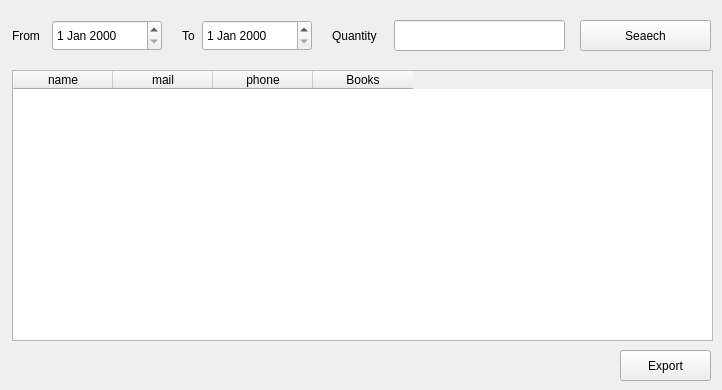
      <widget class="QWidget" name="tab_21">
       <property name="font">
        <font>
         <family>Segoe UI</family>
        </font>
       </property>
       <attribute name="title">
        <string>Client Reports</string>
       </attribute>
       <widget class="QTableWidget" name="tableWidget_11">
        <property name="geometry">
         <rect>
          <x>12</x>
          <y>70</y>
          <width>701</width>
          <height>271</height>
         </rect>
        </property>
        <property name="font">
         <font>
          <family>Segoe UI</family>
         </font>
        </property>
        <column>
         <property name="text">
          <string>name</string>
         </property>
         <property name="font">
          <font>
           <family>Segoe UI</family>
          </font>
         </property>
         <property name="textAlignment">
          <set>AlignCenter</set>
         </property>
        </column>
        <column>
         <property name="text">
          <string>mail</string>
         </property>
         <property name="font">
          <font>
           <family>Segoe UI</family>
          </font>
         </property>
         <property name="textAlignment">
          <set>AlignCenter</set>
         </property>
        </column>
        <column>
         <property name="text">
          <string>phone</string>
         </property>
         <property name="font">
          <font>
           <family>Segoe UI</family>
          </font>
         </property>
         <property name="textAlignment">
          <set>AlignCenter</set>
         </property>
        </column>
        <column>
         <property name="text">
          <string>Books</string>
         </property>
         <property name="font">
          <font>
           <family>Segoe UI</family>
          </font>
         </property>
         <property name="textAlignment">
          <set>AlignCenter</set>
         </property>
        </column>
       </widget>
       <widget class="QLabel" name="label_63">
        <property name="geometry">
         <rect>
          <x>182</x>
          <y>20</y>
          <width>21</width>
          <height>31</height>
         </rect>
        </property>
        <property name="font">
         <font>
          <family>Segoe UI</family>
         </font>
        </property>
        <property name="text">
         <string>To</string>
        </property>
       </widget>
       <widget class="QLabel" name="label_62">
        <property name="geometry">
         <rect>
          <x>12</x>
          <y>20</y>
          <width>41</width>
          <height>31</height>
         </rect>
        </property>
        <property name="font">
         <font>
          <family>Segoe UI</family>
         </font>
        </property>
        <property name="text">
         <string>From</string>
        </property>
       </widget>
       <widget class="QPushButton" name="pushButton_42">
        <property name="geometry">
         <rect>
          <x>580</x>
          <y>20</y>
          <width>131</width>
          <height>31</height>
         </rect>
        </property>
        <property name="font">
         <font>
          <family>Segoe UI</family>
         </font>
        </property>
        <property name="text">
         <string>Seaech</string>
        </property>
       </widget>
       <widget class="QDateEdit" name="dateEdit_6">
        <property name="geometry">
         <rect>
          <x>202</x>
          <y>20</y>
          <width>110</width>
          <height>31</height>
         </rect>
        </property>
        <property name="font">
         <font>
          <family>Segoe UI</family>
         </font>
        </property>
       </widget>
       <widget class="QDateEdit" name="dateEdit_5">
        <property name="geometry">
         <rect>
          <x>52</x>
          <y>20</y>
          <width>110</width>
          <height>31</height>
         </rect>
        </property>
        <property name="font">
         <font>
          <family>Segoe UI</family>
         </font>
        </property>
       </widget>
       <widget class="QLabel" name="label_61">
        <property name="geometry">
         <rect>
          <x>332</x>
          <y>20</y>
          <width>61</width>
          <height>31</height>
         </rect>
        </property>
        <property name="font">
         <font>
          <family>Segoe UI</family>
         </font>
        </property>
        <property name="text">
         <string>Quantity</string>
        </property>
       </widget>
       <widget class="QLineEdit" name="lineEdit_61">
        <property name="geometry">
         <rect>
          <x>394</x>
          <y>20</y>
          <width>171</width>
          <height>31</height>
         </rect>
        </property>
        <property name="font">
         <font>
          <family>Segoe UI</family>
         </font>
        </property>
       </widget>
       <widget class="QPushButton" name="pushButton_60">
        <property name="geometry">
         <rect>
          <x>620</x>
          <y>350</y>
          <width>91</width>
          <height>31</height>
         </rect>
        </property>
        <property name="font">
         <font>
          <family>Segoe UI</family>
         </font>
        </property>
        <property name="text">
         <string>Export</string>
        </property>
       </widget>
      </widget>
